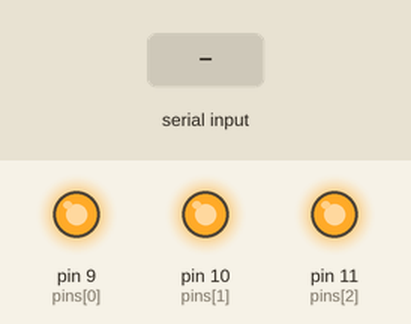
Bench run of a sketch on a simulated Arduino Uno, built with avr-gcc and run on an emulated ATmega328P. Shown: output pins drawn as LEDs (lit = HIGH). The test bench sets the inputs (shaded band). What the sketch prints to the serial monitor is not drawn.

Above: at 1.2 s.
1.3 s: "R\n" received over Serial
Timing chart, 0 to 4.3 s (numbered marks = the images above; inputs shaded):
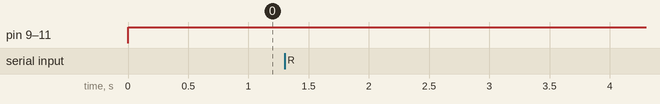

Measured:
- after the input at 1.3 s, every drawn part: stays the same

The sketch:

RGB_LED.ino
```cpp
#include <Arduino.h>
#include <EEPROM.h>

// Pins for red, green, blue leds respectively
const byte pins[] = {9, 10, 11};

// Address Memory Position for RGB values
const byte rgb_addrs[] = {0, 1, 2};

int rgb[] = { 0, 0, 0 };

// Temporary variables
char inChar;
String input = "";

void setup() {
	Serial.begin(115200);
	rgb[0] = EEPROM.read(rgb_addrs[0]);
	rgb[1] = EEPROM.read(rgb_addrs[1]);
	rgb[2] = EEPROM.read(rgb_addrs[2]);
	input.reserve(256);
}

void loop() {
	for (int i = 0; i < 3; i++) {
		analogWrite(pins[i], rgb[i]);
	}
}

// This function is called when data is available
void serialEvent() {
	while(Serial.available()) {
		inChar = (char) Serial.read();
		input += inChar;

		// Verify if the readed line is completed
		if (inChar == '\n') {
			if (input.indexOf("R") > -1 && input.indexOf("G") > -1 && input.indexOf("B") > -1) {
				rgb[0] = input.substring(input.indexOf("R") + 1, input.indexOf("G")).toInt();
				rgb[1] = input.substring(input.indexOf("G") + 1, input.indexOf("B")).toInt();
				rgb[2] = input.substring(input.indexOf("B") + 1, input.indexOf("\n")).toInt();

				EEPROM.write(rgb_addrs[0], rgb[0]);
				EEPROM.write(rgb_addrs[1], rgb[1]);
				EEPROM.write(rgb_addrs[2], rgb[2]);

				input = "";

			} else {
				char buff[12];
				sprintf(buff, "R%dG%dB%d\n", rgb[0], rgb[1], rgb[2]);

				Serial.print(buff);
				input = "";
			}
		}
	}
}
```
